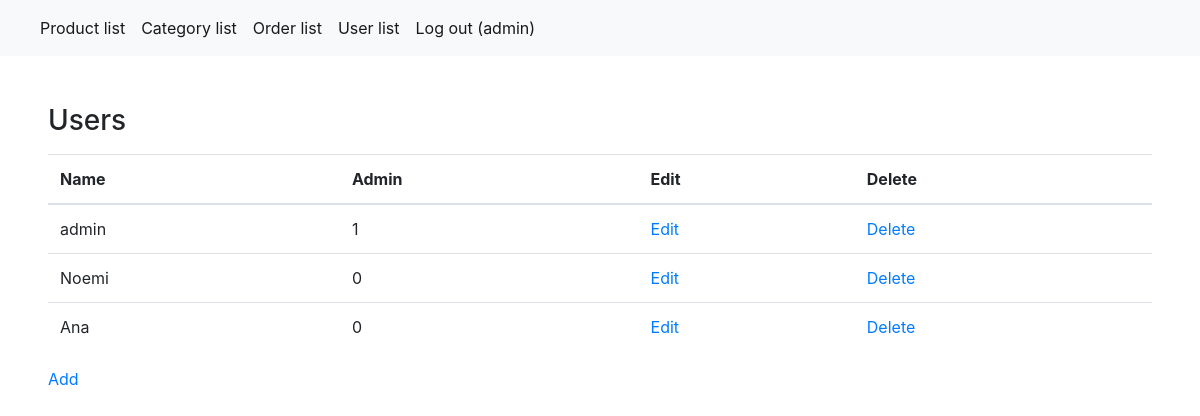
The app's page /admin/user_list.php (signed in) with its own data.
### tables this page shows
CREATE TABLE `users` (
  `id` int(10) UNSIGNED NOT NULL,
  `name` varchar(50) NOT NULL,
  `password` varchar(100) NOT NULL,
  `is_admin` int(1) UNSIGNED NOT NULL DEFAULT '0'
);

### admin/include/db/database.class.php (called while the page is built, shortened)
<?php
class Database {
    public function __construct()
    {
        $opt = [
            PDO::ATTR_ERRMODE            => PDO::ERRMODE_EXCEPTION,
            PDO::ATTR_DEFAULT_FETCH_MODE => PDO::FETCH_ASSOC,
        ];
        $link = 'mysql:host=localhost;dbname=licenta;charset=utf8';
        $this->connection = new PDO($link, 'root', '', $opt);
    }
}

### admin/include/db/users.class.php (called while the page is built, shortened)
<?php
require_once 'database.class.php';
class User extends Database{
    public function getAll()
    {
        $query = $this->connection->query("select * from users");
        return $query->fetchAll();
    }
}

### admin/user_list.php (the view, shortened to what this page needs)
<?php
include 'include/views/head.php';
include 'include/db/users.class.php';
try {
    $usersDb = new User();
    $users= $usersDb->getAll();
} catch(Exception $e) {
    $users = [];
    $error = true;
}
?>
<body>
    <?php
    include 'include/views/menu.php';
    ?>
    <div class="container-fluid">
        <div class="row">
            <div class="col-12 p-5">
                <h3 class="mb-3">Users</h3>
                <table class="table">
                    <thead>
                    <tr>
                        <th scope="col">Name</th>
                        <th scope="col">Admin</th>
                        <th scope="col">Edit</th>
                        <th scope="col">Delete</th>
                    </tr>
                    </thead>
                    <tbody>
                    <?php foreach($users as $users1): ?>
                        <tr>
                            <td><?php echo $users1['name'] ?></td>
                            <td><?php echo $users1['is_admin'] ?></td>
                            <td><a href="user_edit.php?id=<?=$users1['id']?>">Edit</a></td>
                            <td>
                                <a href="user_list.php?id=<?=$users1['id']?>&delete_user=<?=$users1['id']?>">Delete</a>
                            </td>
                        </tr>
                    <?php endforeach;?>
                    </tbody>
                </table>
                <a href="user_add.php?id=<?=$users1['id']?>">Add</a>
            </div>
        </div>
    </div>
</body>

### admin/css/style.css (style rules this page uses)
* { box-sizing: border-box; padding:0; margin:0; }
body, html { padding:0; margin:0; }
body, html { margin: 0; padding: 0; height: 100%; background: #ffffff !important; }

### records on screen
users: name "admin", is_admin "1"
users: name "Noemi", is_admin "0"
users: name "Ana", is_admin "0"

### other values on screen
$_SESSION['username'] "admin"
